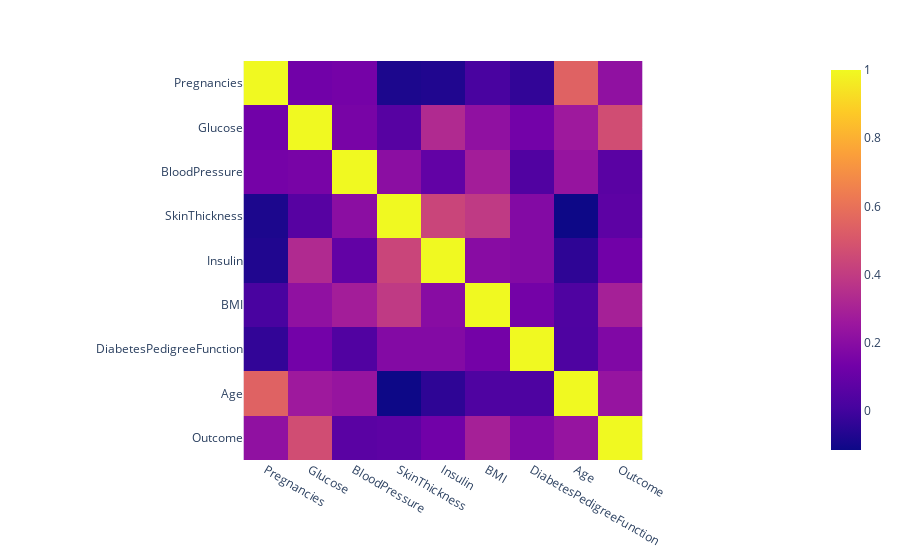

Here is the notebook cell this chart was saved with:
### Code cell
fig = px.imshow(df.corr())
fig.show()

### Figure 1 — Plotly figure (JSON) as saved in the notebook; plotly's stock layout.template omitted (floating-point values rounded to 4 significant figures)
{"data": [{"coloraxis": "coloraxis", "hovertemplate": "x: %{x}<br>y: %{y}<br>color: %{z}<extra></extra>", "name": "0", "type": "heatmap", "x": ["Pregnancies", "Glucose", "BloodPressure", "SkinThickness", "Insulin", "BMI", "DiabetesPedigreeFunction", "Age", "Outcome"], "xaxis": "x", "y": ["Pregnancies", "Glucose", "BloodPressure", "SkinThickness", "Insulin", "BMI", "DiabetesPedigreeFunction", "Age", "Outcome"], "yaxis": "y", "z": [[1, 0.1295, 0.1413, -0.08167, -0.07353, 0.01768, -0.03352, 0.5443, 0.2219], [0.1295, 1, 0.1526, 0.05733, 0.3314, 0.2211, 0.1373, 0.2635, 0.4666], [0.1413, 0.1526, 1, 0.2074, 0.08893, 0.2818, 0.04126, 0.2395, 0.06507], [-0.08167, 0.05733, 0.2074, 1, 0.4368, 0.3926, 0.1839, -0.114, 0.07475], [-0.07353, 0.3314, 0.08893, 0.4368, 1, 0.1979, 0.1851, -0.04216, 0.1305], [0.01768, 0.2211, 0.2818, 0.3926, 0.1979, 1, 0.1406, 0.03624, 0.2927], [-0.03352, 0.1373, 0.04126, 0.1839, 0.1851, 0.1406, 1, 0.03356, 0.1738], [0.5443, 0.2635, 0.2395, -0.114, -0.04216, 0.03624, 0.03356, 1, 0.2384], [0.2219, 0.4666, 0.06507, 0.07475, 0.1305, 0.2927, 0.1738, 0.2384, 1]]}], "layout": {"coloraxis": {"colorscale": [[0, "#0d0887"], [0.1111, "#46039f"], [0.2222, "#7201a8"], [0.3333, "#9c179e"], [0.4444, "#bd3786"], [0.5556, "#d8576b"], [0.6667, "#ed7953"], [0.7778, "#fb9f3a"], [0.8889, "#fdca26"], [1, "#f0f921"]]}, "margin": {"t": 60}, "xaxis": {"anchor": "y", "constrain": "domain", "domain": [0, 1], "scaleanchor": "y"}, "yaxis": {"anchor": "x", "autorange": "reversed", "constrain": "domain", "domain": [0, 1]}}}
